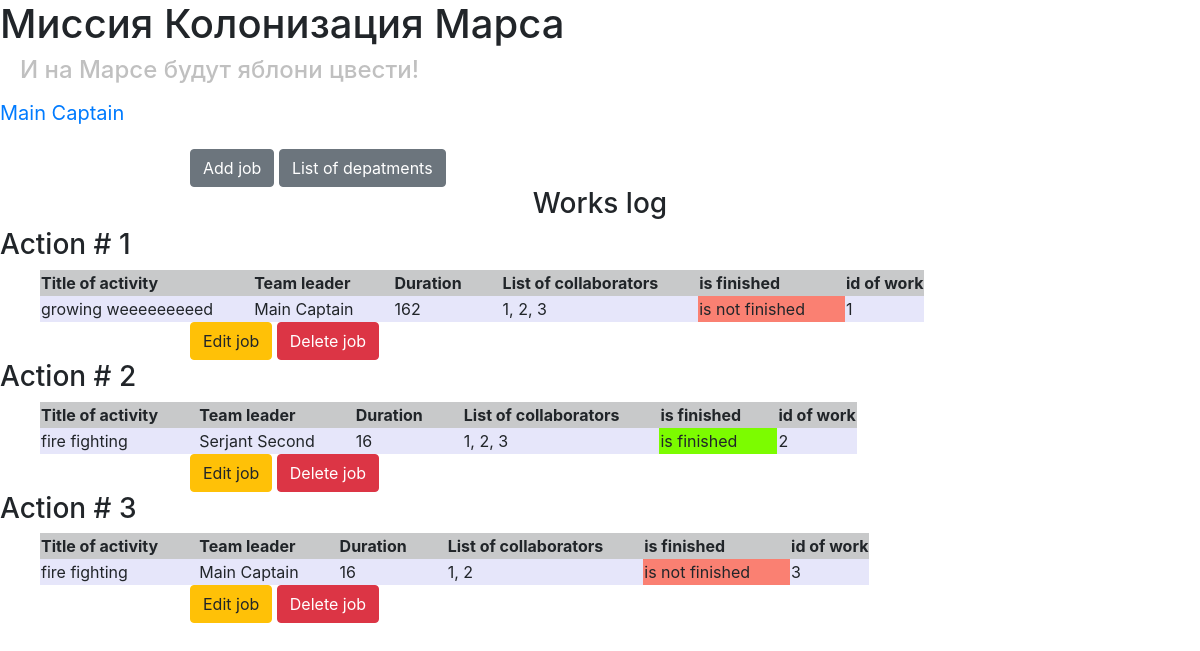
The page / (signed in) on the database its author committed.
### data/users.py (models this page shows, shortened)
class User(SqlAlchemyBase, UserMixin, SerializerMixin):
    __tablename__ = 'users'
    id = sqlalchemy.Column(sqlalchemy.Integer,
                           primary_key=True, autoincrement=True)
    email = sqlalchemy.Column(sqlalchemy.String,
                              index=True, unique=True, nullable=True)
    surname = sqlalchemy.Column(sqlalchemy.String, nullable=True)
    name = sqlalchemy.Column(sqlalchemy.String, nullable=True)
    about = sqlalchemy.Column(sqlalchemy.String, nullable=True)
    age = sqlalchemy.Column(sqlalchemy.Integer, nullable=True)
    position = sqlalchemy.Column(sqlalchemy.String, nullable=True)
    speciality = sqlalchemy.Column(sqlalchemy.String, nullable=True)
    address = sqlalchemy.Column(sqlalchemy.String, nullable=True)
    hashed_password = sqlalchemy.Column(sqlalchemy.String, nullable=True)
    created_date = sqlalchemy.Column(sqlalchemy.DateTime,
                                     default=datetime.datetime.now)
    city_from = sqlalchemy.Column(sqlalchemy.String, nullable=True)
    news = orm.relation("News", back_populates='user')

### data/jobs.py (models this page shows)
class Jobs(SqlAlchemyBase, SerializerMixin):
    __tablename__ = 'jobs'
    id = sqlalchemy.Column(sqlalchemy.Integer,
                           primary_key=True, autoincrement=True)
    user = orm.relation('User')
    team_leader = sqlalchemy.Column(sqlalchemy.Integer, sqlalchemy.ForeignKey("users.id"))
    job = sqlalchemy.Column(sqlalchemy.String, nullable=True)
    work_size = sqlalchemy.Column(sqlalchemy.Integer)
    collaborators = sqlalchemy.Column(sqlalchemy.String, nullable=True)
    start_date = sqlalchemy.Column(sqlalchemy.DateTime, default=datetime.datetime.now)
    end_date = sqlalchemy.Column(sqlalchemy.DateTime, nullable=True)
    is_finished = sqlalchemy.Column(sqlalchemy.Boolean)
    category = orm.relation("Category",
                              secondary="association",
                              backref="jobs")

### main.py (the view)
@app.route('/')
def index():
    session = create_session()
    jobs = session.query(Jobs).all()
    return render_template("job_table.html", jobs=jobs)

### data/db_session.py (called while the page is built)
def create_session() -> Session:
    global __factory
    return __factory()

### main.py (called while the page is built)
@login_manager.user_loader
def load_user(user_id):
    session = create_session()
    return session.query(User).get(user_id)

### templates/job_table.html
{% extends "base.html" %}
{% block content %}
{% if current_user.is_authenticated %}
    <div>
        <a href="/add_job" class="btn btn-secondary">Add job</a>
        <a href="/departments" class="btn btn-secondary">List of depatments</a>
    </div>
{% endif %}
<center>
    <h3>Works log</h3>
</center>
{% for job in jobs%}
<h3>Action # {{loop.index}}</h3>
<table style="margin-left:40px;">
    <tr bgcolor="#C8C9CA">
        <th style="padding-right: 40px;">Title of activity</th>
        <th style="padding-right: 40px;">Team leader</th>
        <th style="padding-right: 40px;">Duration</th>
        <th style="padding-right: 40px;">List of collaborators</th>
        <th>is finished</th>
        <th>id of work</th>
    </tr>
    <tr bgcolor="#E6E6FA">
        <td style="padding-right: 40px;">{{job.job}}</td>
        <td style="padding-right: 40px;">{{job.user.name}} {{job.user.surname}}</td>
        <td style="padding-right: 40px;">{{job.work_size}}</td>
        <td style="padding-right: 40px;">{{job.collaborators}}</td>
        {%if job.is_finished%}
        <td style="padding-right: 40px;" bgcolor="#7CFC00">is finished</td>
        {%else%}
        <td style="padding-right: 40px;" bgcolor="#FA8072">is not finished</td>
        {%endif%}
        <td style="padding-right: 40px;">{{job.id}}</td>
    </tr>
</table>
{% if current_user.is_authenticated and current_user == job.user or current_user.id == 1 %}
    <div>
        <a href="/job/{{ job.id }}" class="btn btn-warning">Edit job</a>
        <a href="/job_delete/{{ job.id }}" class="btn btn-danger">Delete job</a>
    </div>
{% endif %}
{% endfor %}
{% endblock %}

### templates/base.html (shortened to what this page needs)
<!DOCTYPE html>
<html lang="ru">
<head>
    <link rel="stylesheet"
          href="https://stackpath.bootstrapcdn.com/bootstrap/4.4.1/css/bootstrap.min.css"
>
    <link rel="stylesheet" type="text/css" href="/static/css/2.css"/>
</head>
<body>
<h1>Миссия Колонизация Марса</h1>
<h4>И на Марсе будут яблони цвести!</h4>
<nav>
    {% if current_user.is_authenticated %}
    <p>
        <a class="navbar-brand" href="/logout">{{ current_user.name}} {{ current_user.surname}}</a>
    </p>
    {% else %}
        <p>
            <a class="btn btn-primary " href="/register">Register</a>
            <a class="btn btn-success" href="/login">Log in</a>
        </p>
    {% endif %}
</nav>
{% block content %}
{% endblock %}
</body>
</html>

### static/css/2.css (style rules this page uses)
h4 { padding-left: 20px; color: #c0c0c0 }
div { margin-left: 190px; }

### rows shown on the page
User: name "Main", surname "Captain"
Jobs: job "growing weeeeeeeeed", user.name "Main", user.surname "Captain", work_size "162", collaborators "1, 2, 3", is_finished "is not finished", id "1"
Jobs: job "fire fighting", user.name "Serjant", user.surname "Second", work_size "16", collaborators "1, 2, 3", is_finished "is finished", id "2"
Jobs: job "fire fighting", user.name "Main", user.surname "Captain", work_size "16", collaborators "1, 2", is_finished "is not finished", id "3"
